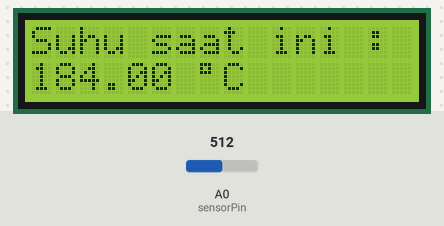
The sketch below on a simulated Arduino Uno, built with avr-gcc and run on an emulated ATmega328P. Shown: 16×2 character LCD. The inputs (shaded band) are chosen by the test bench; at power-on: A0 (sensorPin) = 512. What the sketch prints to the serial monitor is not drawn.

Above: at 1.2 s.
1.3 s: A0 (sensorPin) set to 342
At 2.5 s:
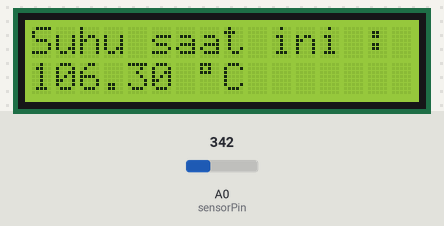
2.8 s: A0 (sensorPin) set to 318
At 3.7 s:
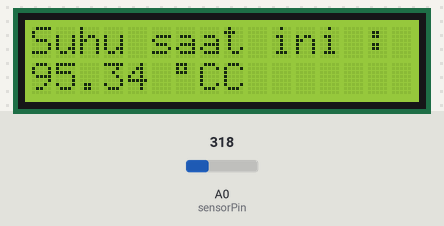
4.3 s: A0 (sensorPin) set to 141
At 5.5 s:
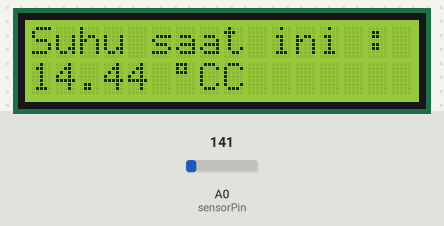
5.8 s: A0 (sensorPin) set to 117
At 6.6 s:
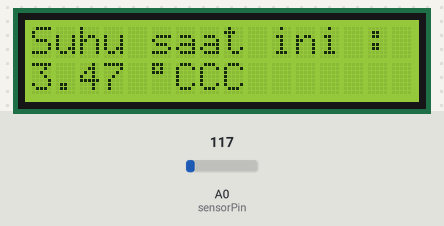
Timing chart, 0 to 8.3 s (numbered marks = the images above; inputs shaded):
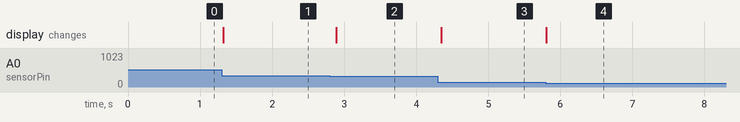

The sketch:

Source_Code_Temperatur.ino
```cpp
#include "LiquidCrystal.h"
LiquidCrystal lcd(8,7,6,5,4,3);
int sensorPin = 0;

void setup()
{
  Serial.begin(9600);
  lcd.begin(16,2);
}

void loop()
{
  int hasil = analogRead(sensorPin);

  //kalkulasi voltage dan suhu
  float voltage = hasil * 4.68;
  voltage /= 1024.0;

  //cetak hasil
  float suhu = (voltage - 0.5) * 100;
  Serial.print(suhu);

  	lcd.setCursor(0,0);
  	lcd.print("Suhu saat ini : ");
    lcd.setCursor(0,1);
    lcd.print(suhu);
  	lcd.print(" ");
    lcd.write(223);
    lcd.print("C");

  delay(100);
}
    
```

Measured:
- the behaviour switches between 329 and 328 on A0 (sensorPin) (found by bisection; images 1 and 2)
- the behaviour switches between 132 and 131 on A0 (sensorPin) (found by bisection; images 3 and 4)
- after the input at 1.3 s, the display: changes at once (image 1)
- after the input at 2.8 s, the display: changes after 0.09 s (image 2)
- after the input at 4.3 s, the display: changes after 0.05 s (image 3)
- after the input at 5.8 s, the display: changes at once (image 4)
